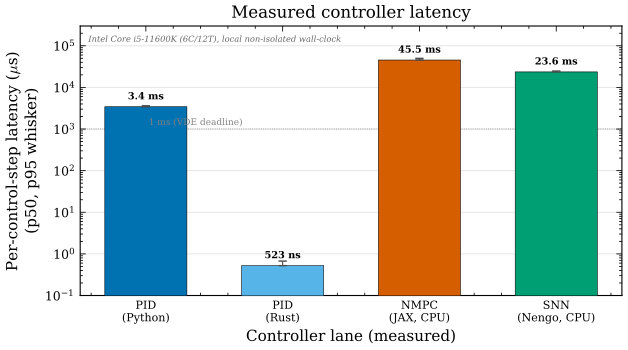

The Python source for this figure:
#!/usr/bin/env python3
# SPDX-License-Identifier: AGPL-3.0-or-later
# Commercial license available
# © Concepts 1996–2026 Miroslav Šotek. All rights reserved.
# © Code 2020–2026 Miroslav Šotek. All rights reserved.
# ORCID: 0009-0009-3560-0851
# Contact: www.anulum.li | protoscience@anulum.li
# SCPN Fusion Core — source/config header compliance
"""
Figure: Controller per-update latency — measured lanes only.

Bars show the measured per-control-step wall-clock latency (p50, with the
p95 whisker) of the controller lanes that were actually benchmarked on this
project's development workstation.  Source of the numbers is the committed
provenance artifact ``validation/reports/stress_test_campaign.json``; the
figure loads it rather than hard-coding values.

HONESTY NOTE (K17-B4 correction).  An earlier version of this figure and of
Paper B Table 5 attributed the CPU timings to an "AMD Ryzen 9 7950X" and
included FPGA (Xilinx Alveo U250) and neuromorphic (Intel Loihi) bars.  The
Ryzen attribution was fabricated: the real measurement host is the Intel Core
i5-11600K development workstation (confirmed via /proc/cpuinfo; the numbers
themselves were real, only the CPU label was wrong).  The FPGA and Loihi bars
were projections with no hardware measurement behind them and are retracted —
they are not shown here.  Only measured lanes are plotted.

Output: fig_latency_comparison.pdf / .png
"""

import json
import os
import sys

import numpy as np

sys.path.insert(0, os.path.dirname(__file__))
from style import apply_style, figsize, DOUBLE_COL, COLORS

apply_style()
import matplotlib.pyplot as plt

# Real measurement host (Intel Core i5-11600K, 6C/12T).  This is the actual
# workstation that produced stress_test_campaign.json; it replaces the
# fabricated "AMD Ryzen 9 7950X" attribution from the retracted revision.
HOST_LABEL = "Intel Core i5-11600K (6C/12T), local non-isolated wall-clock"

# Repo-root-relative path to the committed measured artifact.
_ARTIFACT = os.path.normpath(
    os.path.join(
        os.path.dirname(__file__),
        "..", "..", "validation", "reports", "stress_test_campaign.json",
    )
)

# Measured lanes to show, in display order.  Each entry maps an artifact key
# to a (display label, colour).  H-infinity is intentionally excluded: its
# committed record carries diagnostic_status="invalidated_..." (stale scalar
# plant calibration), so it is not a defensible measured lane.
_LANES = [
    ("PID",       "PID\n(Python)",      COLORS["blue"]),
    ("Rust-PID",  "PID\n(Rust)",        COLORS["cyan"]),
    ("NMPC-JAX",  "NMPC\n(JAX, CPU)",   COLORS["red"]),
    ("Nengo-SNN", "SNN\n(Nengo, CPU)",  COLORS["green"]),
]


def _load_lanes():
    """Load measured (label, p50_us, p95_us, colour) tuples from the artifact."""
    with open(_ARTIFACT, encoding="utf-8") as handle:
        data = json.load(handle)
    lanes = []
    for key, label, colour in _LANES:
        record = data.get(key)
        if not isinstance(record, dict) or "p50_latency_us" not in record:
            continue
        if str(record.get("diagnostic_status", "")).startswith("invalidated"):
            continue
        lanes.append(
            (
                label,
                float(record["p50_latency_us"]),
                float(record.get("p95_latency_us", record["p50_latency_us"])),
                colour,
            )
        )
    if not lanes:
        raise RuntimeError(f"No measured lanes found in {_ARTIFACT}")
    return lanes


def _fmt(us):
    """Format a microsecond latency for a compact bar label."""
    if us >= 1000.0:
        return f"{us / 1000.0:.1f} ms"
    if us >= 1.0:
        return f"{us:.1f} us"
    return f"{us * 1000.0:.0f} ns"


def main():
    outdir = os.path.dirname(__file__)
    lanes = _load_lanes()

    labels = [lane[0] for lane in lanes]
    p50 = np.array([lane[1] for lane in lanes])
    p95 = np.array([lane[2] for lane in lanes])
    colours = [lane[3] for lane in lanes]
    x = np.arange(len(labels))

    fig, ax = plt.subplots(figsize=figsize(DOUBLE_COL, 0.5))

    # p50 bars with an asymmetric whisker up to p95 (both measured).
    yerr = np.vstack([np.zeros_like(p50), np.maximum(p95 - p50, 0.0)])
    ax.bar(
        x, p50, 0.6, color=colours, edgecolor="k", linewidth=0.4, zorder=3,
        yerr=yerr, error_kw=dict(ecolor="0.3", elinewidth=0.8, capsize=3, zorder=4),
    )
    for xi, v in zip(x, p50):
        ax.text(xi, v * 1.35, _fmt(v), ha="center", va="bottom",
                fontsize=7, fontweight="bold")

    ax.set_yscale("log")
    ax.set_ylabel(r"Per-control-step latency ($\mu$s)" + "\n(p50, p95 whisker)")
    ax.set_xlabel("Controller lane (measured)")
    ax.set_xticks(x)
    ax.set_xticklabels(labels, fontsize=8)
    ax.set_ylim(0.1, max(p95) * 6.0)
    ax.set_title("Measured controller latency")

    # 1 ms VDE deadline reference.
    ax.axhline(1000.0, color="grey", ls=":", lw=0.6, zorder=0)
    ax.text(0.02, 1000.0 * 1.25, "1 ms (VDE deadline)",
            fontsize=6.5, color="grey", ha="left")

    ax.yaxis.grid(True, which="major", alpha=0.3, zorder=0)

    # Real host provenance, stamped on the figure itself (top-left, inside axes).
    ax.text(0.015, 0.965, HOST_LABEL, transform=ax.transAxes,
            fontsize=6, color="0.4", style="italic", ha="left", va="top")

    for ext in ("pdf", "png"):
        fig.savefig(os.path.join(outdir, f"fig_latency_comparison.{ext}"))
    plt.close(fig)
    print("  [OK] fig_latency_comparison (measured lanes, host: i5-11600K)")


if __name__ == "__main__":
    main()
